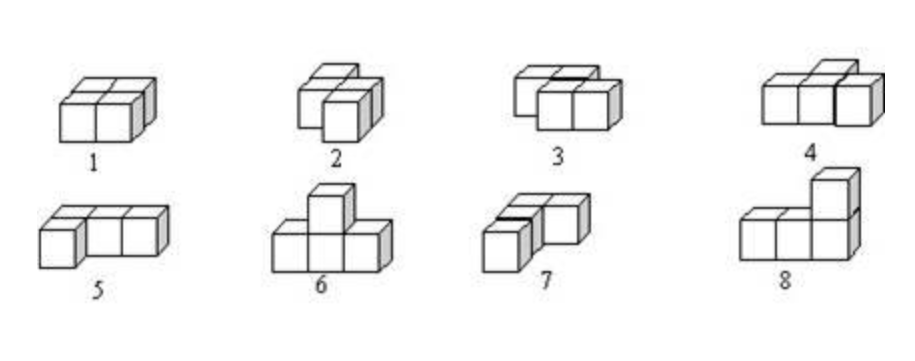
#> input picture data/cube_stack.png, 915 x 361 px
$ python opencv_contour_detect.py data/cube_stack.png
#> lines starting #> are read from the running program, lines starting #| are printed output that depends on the picture; after the words box and inside, x2 and y2 are one past the last pixel; in counts of white or black regions, pixels touching at a corner belong together
# -*- coding: utf-8 -*-
import cv2


def detect(img_file):
#> called with img_file = 'data/cube_stack.png'
    img = cv2.imread(img_file)
#> img is the input picture: shape (361, 915, 3); min 3, max 255, mean 244.9
    imgGry = cv2.cvtColor(img, cv2.COLOR_BGR2GRAY)

    ret, thrash = cv2.threshold(imgGry, 240, 255, cv2.CHAIN_APPROX_NONE)
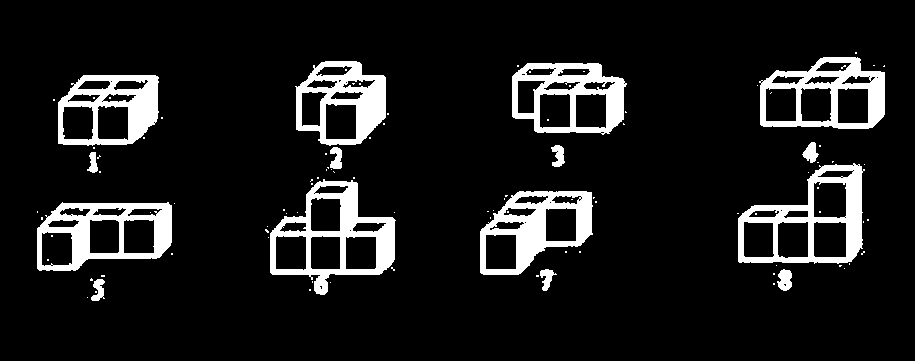
#> thrash: shape (361, 915); 10.4% white; 104 white regions (89 under 20 px)
    contours, hierarchy = cv2.findContours(thrash, cv2.RETR_TREE, cv2.CHAIN_APPROX_NONE)
#> contours = 187 contours, 119 with area under 20; largest, box (x1, y1, x2, y2) and area: (738, 163, 865, 264) 8850, (270, 179, 396, 295) 8830, (37, 202, 172, 271) 7489, (759, 57, 885, 129) 7346, (512, 63, 627, 135) 6839
    # contours, hierarchy = cv2.findContours(thrash, cv2.RETR_EXTERNAL, cv2.CHAIN_APPROX_NONE)

    for contour in contours:
        approx = cv2.approxPolyDP(contour, 0.01 * cv2.arcLength(contour, True), True)
        cv2.drawContours(img, [approx], 0, (0, 0, 200), 1)
        x = approx.ravel()[0]
        y = approx.ravel()[1] - 5
        if len(approx) == 3:
            cv2.putText(img, "Triangle", (x, y), cv2.FONT_HERSHEY_COMPLEX, 0.5, (0, 0, 0))
        elif len(approx) == 4:
            x, y, w, h = cv2.boundingRect(approx)
            aspectRatio = float(w) / h
            print(aspectRatio)
            if aspectRatio >= 0.95 and aspectRatio < 1.05:
                cv2.putText(img, "square", (x, y), cv2.FONT_HERSHEY_COMPLEX, 0.5, (0, 0, 0))
            else:
                cv2.putText(img, "rectangle", (x, y), cv2.FONT_HERSHEY_COMPLEX, 0.5, (0, 0, 0))

        elif len(approx) == 5:
            cv2.putText(img, "pentagon", (x, y), cv2.FONT_HERSHEY_COMPLEX, 0.5, (0, 0, 0))
        elif len(approx) == 10:
            cv2.putText(img, "star", (x, y), cv2.FONT_HERSHEY_COMPLEX, 0.5, (0, 0, 0))
        else:
            cv2.putText(img, "circle", (x, y), cv2.FONT_HERSHEY_COMPLEX, 0.5, (0, 0, 0))
#> this loop made 187 passes
#> (approx, w, h, aspectRatio) on passes 2, 3, 4, 9, 10, 11, 17, 20, 22: ([[95, 291], [95, 292], [96, 292], [96, 291]], 2, 2, 1), ([[309, 289], [309, 290], [310, 290], [310, 289]], 2, 2, 1), ([[773, 283], [773, 284], [774, 284], [774, 283]], 2, 2, 1), ([[536, 275], [536, 276], [538, 276], [538, 275]], 3, 2, 1.5), ([[101, 275], [101, 276], [104, 276], [104, 275]], 4, 2, 2), ([[773, 273], [773, 274], [774, 274], [774, 273]], 2, 2, 1), ([[839, 266], [840, 266], [841, 265], [839, 265]], 3, 2, 1.5), ([[171, 253], [171, 254], [172, 254], [172, 253]], 2, 2, 1), ([[579, 251], [579, 252], [580, 252], [580, 251]], 2, 2, 1)
#> (w, h, aspectRatio) on passes 63, 64, 70, 76, 80, 83: (2, 2, 1), (3, 3, 1), (2, 2, 1), (3, 3, 1), (3, 3, 1), (2, 2, 1)
#| 1.0
#| 1.0
#| 1.0
#| 1.5
#| 2.0
#| 1.0
#| 1.5
#| 1.0
#> (further printed lines are left out)
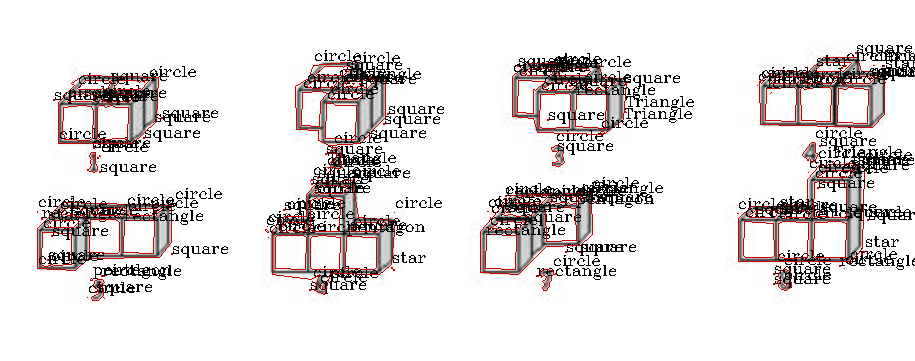
#> img: shape (361, 915, 3); 9.31% of pixels changed, all inside (x1, y1, x2, y2) = (37, 45, 915, 301)

    cv2.imshow('shapes', img)
    while True:
        if cv2.waitKey(0) & 0xFF == 27:
#> (key Esc is pressed here)
            cv2.destroyAllWindows()
            break


if __name__ == '__main__':
    import argparse

    parser = argparse.ArgumentParser()
    parser.add_argument('img')
    args = parser.parse_args()
    img_file = args.img

    detect(img_file)
